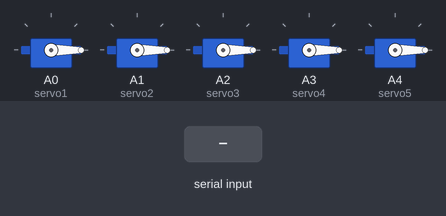
Bench run of a sketch on a simulated Arduino Uno, built with avr-gcc and run on an emulated ATmega328P. Parts: 5 × servo. The inputs (shaded band) are chosen by the test bench.

Above: at 1.2 s.
1.3 s: "r" received over Serial
At 2.5 s:
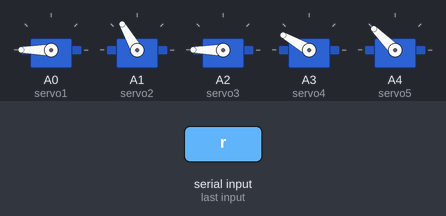
2.8 s: "s" received over Serial
At 3.7 s:
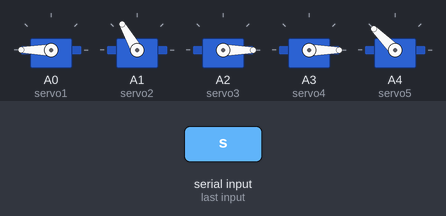
4.3 s: "p" received over Serial
At 4.9 s:
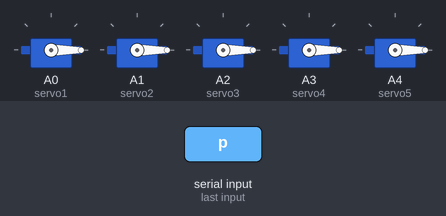
Timing chart, 0 to 7.3 s (numbered marks = the images above; inputs shaded):
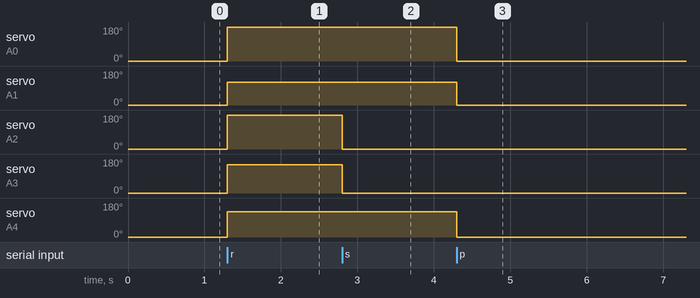

Measured:
- after the input at 1.3 s, servo on A0 (servo1), servo on A2 (servo3): 0° → 180° at once; servo on A1 (servo2): 0° → 120° at once; servo on A3 (servo4): 0° → 150° at once; servo on A4 (servo5): 0° → 135° at once
- after the input at 2.8 s, servo on A2 (servo3): 180° → 0° at once; servo on A3 (servo4): 150° → 0° at once
- after the input at 4.3 s, servo on A0 (servo1): 180° → 0° at once; servo on A1 (servo2): 120° → 0° at once; servo on A4 (servo5): 135° → 0° at once

The sketch:

sketch_apr29a.ino
```cpp
#include <Servo.h>
Servo servo1;
Servo servo2;
Servo servo3;
Servo servo4;
Servo servo5;
void setup() {
  // put your setup code here, to run once:
  Serial.begin(9600);
  pinMode(A0, OUTPUT);
  pinMode(A1, OUTPUT);
  pinMode(A2, OUTPUT);
  pinMode(A3, OUTPUT);
  pinMode(A4, OUTPUT);
  servo1.attach(A0);
  servo2.attach(A1);
  servo3.attach(A2);
  servo4.attach(A3);
  servo5.attach(A4);
  servo1.write(0);
  servo2.write(0);
  servo3.write(0);
  servo4.write(0);
  servo5.write(0);
}

int state = 0;
int x = 0;
void loop() {
  // put your main code here, to run repeatedly:
  int input = Serial.read();
  if(input == 114){
    servo1.write(180);
    servo2.write(120);
    servo3.write(180);
    servo4.write(150);
    servo5.write(135);
  }
  else if(input == 112){
    servo1.write(0);
    servo2.write(0);
    servo3.write(0);
    servo4.write(0);
    servo5.write(0);
    }
  else if(input == 115){
    servo1.write(180);
    servo2.write(120);
    servo3.write(0);
    servo4.write(0);
    servo5.write(135);
    }
}
```
